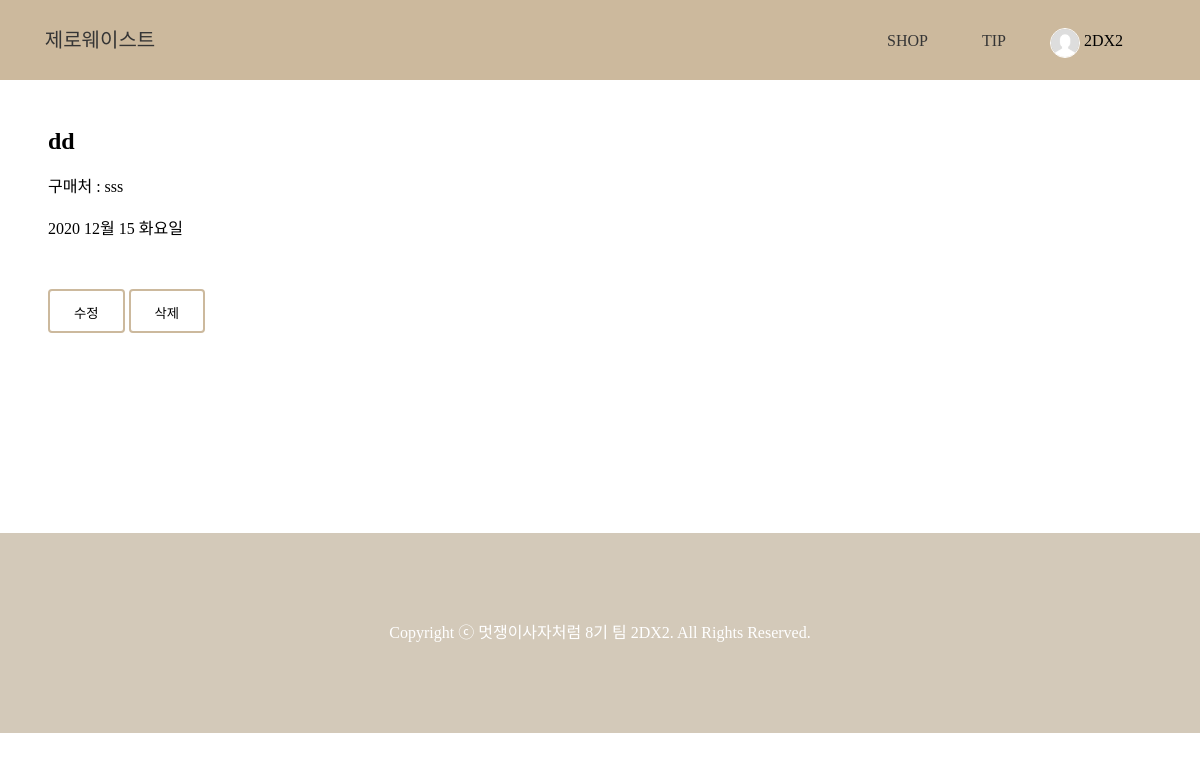
The app's page /mypage/7 (signed in) with its own data.
### zebraapp/models.py (models this page shows, shortened)
class MyItem(models.Model):
    itemName = models.CharField(max_length=200)
    itemShop = models.CharField(max_length=200)
    itemDate = models.DateTimeField('date published')
    class Meta:
        ordering = ['-itemDate']

### zebraapp/views.py (the view)
# urls.py: path('mypage/<int:my_Items_id>', views.detail_myItem_in_myPage, name = 'detail_myItem'),
def detail_myItem_in_myPage(request, my_Items_id):
    myItems_detail = get_object_or_404(MyItem, pk=my_Items_id)
    return render(request, 'detail_Item_myPage.html', {'myItems_detail':myItems_detail})

### zebraapp/templates/detail_Item_myPage.html (shortened to what this page needs)
{% extends 'base.html' %}
{% load static %}
{% block link %}{% static 'css/mypage.css' %}{% endblock %}
{% block content %}
<div class="detail_wrapper">
    <h2>{{myItems_detail.itemName}}</h2>
    <br>
    구매처 : {{myItems_detail.itemShop}}
    <br><br>
    {{myItems_detail.itemDate|date:"Y M d D"}}
    <br>
    <br>
    <a href="{% url 'update_myItem' myItems_detail.id %}" class="button" id="detail_update_button"><button type="submit" class="btn btn-primary">수정</button></a>
    <a href="{% url 'delete_myItem' myItems_detail.id %}" class="button" id="detail_delete_button"><button type="submit" class="btn btn-primary">삭제</button></a>
</div>
{% endblock content %}

### zebraapp/templates/base.html (shortened to what this page needs)
{% load static %}
{% load django_material_icons %}
<!doctype html>
<html lang="ko-kr">
<head>
    <link rel="stylesheet" type="text/css" href="{% static 'css/base.css' %}">
      <link
      rel="stylesheet"
      href="https://cdnjs.cloudflare.com/ajax/libs/font-awesome/5.8.2/css/all.min.css"
    />
    <link rel="stylesheet" type="text/css" href="{% block link %} {% endblock %}">
</head>
<body>
    <div class="wrapper">
        <header>
            <div class="nav">
                <a class="logo" href="{%url 'main'%}">
                    제로웨이스트 </a>
                <ul class="nav-right">
                    <li><a class="link" href="{% url 'product' 1 %}">SHOP</a></li>
                    {% if user.is_authenticated %}
                    <li><a class="link" href="{% url 'tip' %}">TIP</a></li>
                    <li><img src="{% static 'img/user.png' %}" width="30" height="30" alt="logo" class="user-img">
                        {{user.username}}
                    </li>
                    {% else %}
                    <li><a class="link" href="{% url 'tip' %}">TIP</a></li>
                    <li><a class="link" href="{% url 'login' %}">LOGIN</a></li>
                    {% endif %}
                </ul>
            </div>
        </header>
        {% block content %}
        {% endblock %}
    </div>
    <footer>
        <div class="footer">
            Copyright ⓒ 멋쟁이사자처럼 8기 팀 2DX2. All Rights Reserved.
        </div>
    </footer>
</body>
</html>

### zebraapp/static/css/base.css (style rules this page uses)
html, body { margin: 0; width: 100%; height: 100%; font-family: 'S-CoreDream-3Light'; -ms-overflow-style: none; }
ul, li { list-style: none; }
a:link { color: rgb(53, 53, 53); text-decoration: none; }
.nav { width: 100%; height: 80px; background-color: rgb(204, 185, 157); display: flex; position: fixed; top: 0; z-index: 99; text-align: center; }
.logo { font-family: 'MapoFlowerIsland'; font-size: 20px; width: 200px; position: absolute; margin: 0px; left: 0px; line-height: 80px; text-align: center; display: inline-block; }
.user-img { vertical-align: middle; border: rgb(255, 255, 255) 1px solid; border-radius: 50%; }
.nav-right { width: 300px; position: absolute; margin: 0px; right: 50px; line-height: 80px; text-align: center; }
.nav-right a { padding: 10px; }
.nav-right>li { display: inline-block; vertical-align: middle; margin-right: 30px; text-align: center; position: relative; }
.nav-right>li:last-child { margin-right: 0px; }
.footer { width: 100%; height: 200px; margin-top: 200px; background-color:rgb(211, 201, 185); text-align: center; line-height: 200px; vertical-align: middle; color: rgb(255, 255, 255); }

### zebraapp/static/css/mypage.css (style rules this page uses)
button { border-style: none; background-color: transparent; }
.button { -moz-appearance: none; -webkit-appearance: none; -ms-appearance: none; appearance: none; -moz-transition: background-color 0.2s ease-in-out, border-color 0.2s ease-in-out, color 0.2s ease-in-out; -webkit-transition: background-color 0.2s ease-in-out, border-color 0.2s ease-in-out, color 0.2s ease-in-out; -ms-transition: background-color 0.2s ease-in-out, border-color 0.2s ease-in-out, color 0.2s ease-in-out; transition: background-color 0.2s ease-in-out, border-color 0.2s ease-in-out, color 0.2s ease-in-out; display: inline-block; height: 2.75em; line-height: 2.75em; padding: 0 1.5em; position: relative; margin-top: 2rem; background-color: transparent; border-radius: 4px; border: solid 2px rgb(204, 185, 157); color: #414f57 !important; cursor: pointer; text-align: center; text-decoration: none; white-space: nowrap; }
.detail_wrapper { padding-top: 8rem; padding-left: 3rem; width: 70vw; }
*, *::before, *::after { margin: 0; padding: 0; box-sizing: border-box; }
button { background: transparent; border: none; cursor: pointer; outline: none; }

### records on screen
MyItem: itemName "dd", itemShop "sss", itemDate "2020 12월 15 화요일"

### other values on screen
{{ user.username }} "2DX2"
